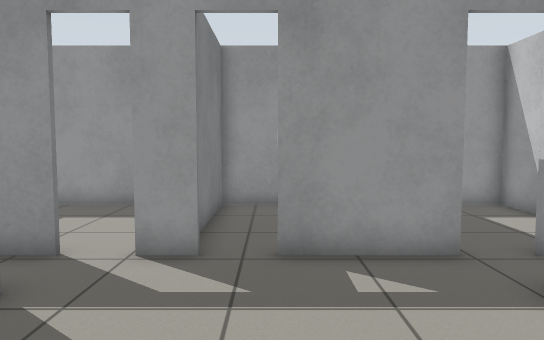
View 1 (above)

20 first-person views from a walk through a Gazebo world. The camera is 0.99 m above the floor, tilts 4° down and sees 70° across. The floor is counted in squares, 0.5 m on a side. Each view is taken from the middle of a square. On the plan, view 1 faces up. The plan holds only what a view shows up to about 19 squares ahead; the rest is blank.

View 2
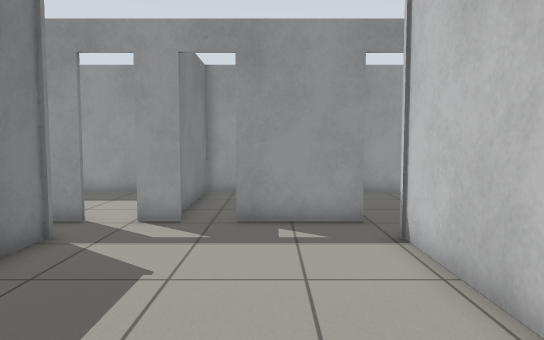

View 3
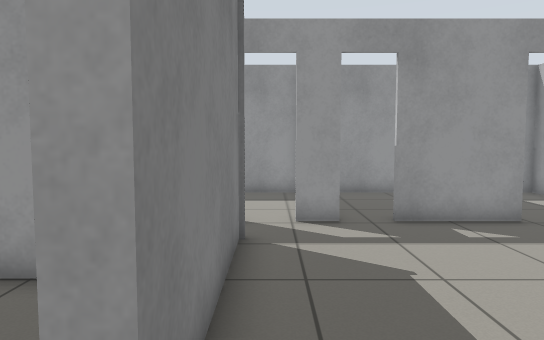

View 4
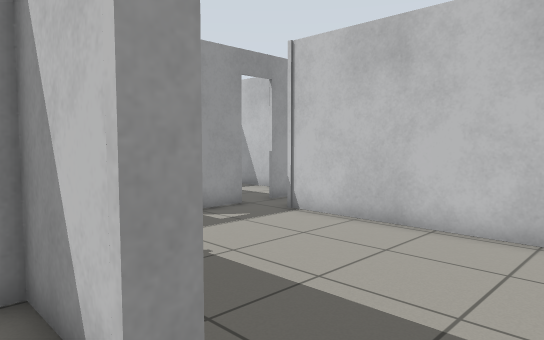

View 5
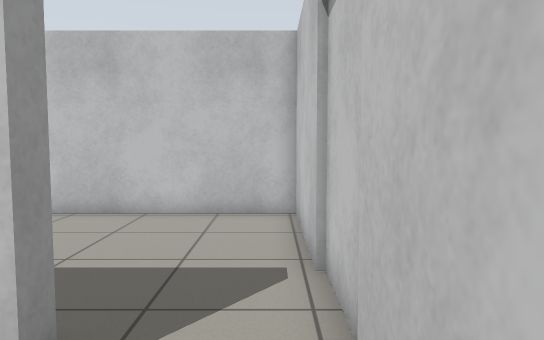

View 6
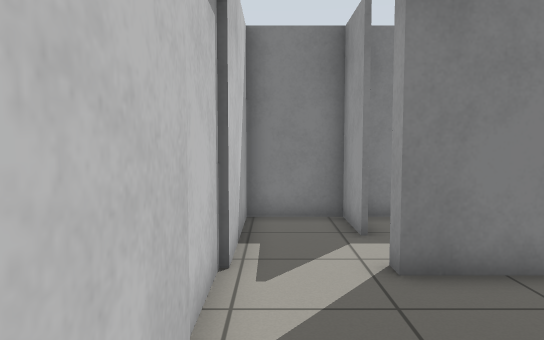

View 7
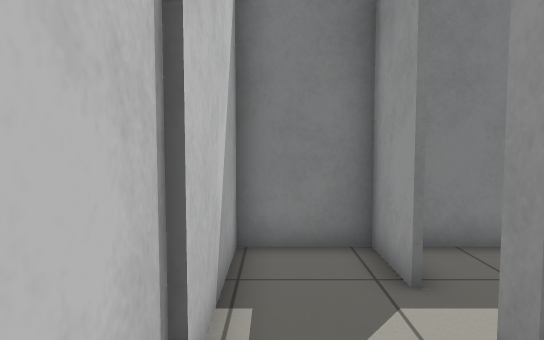

View 8
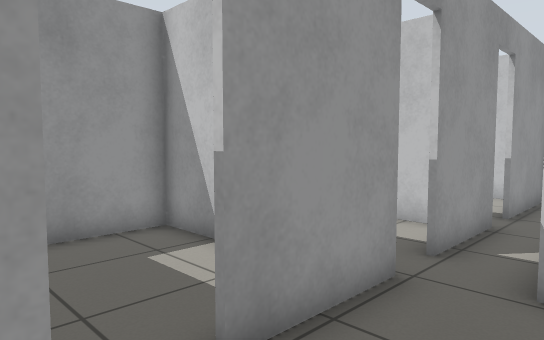

View 9
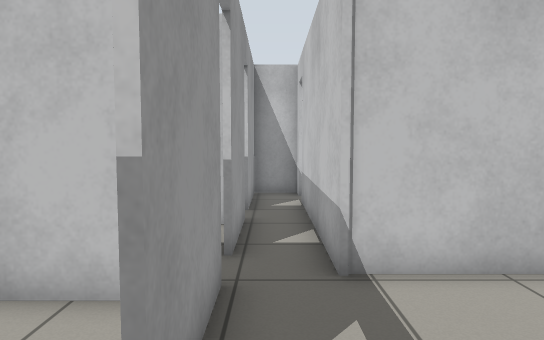

View 10
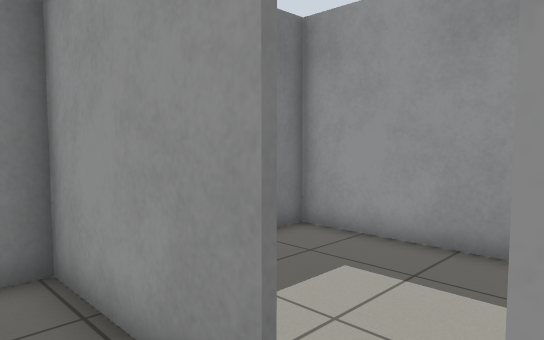

View 11
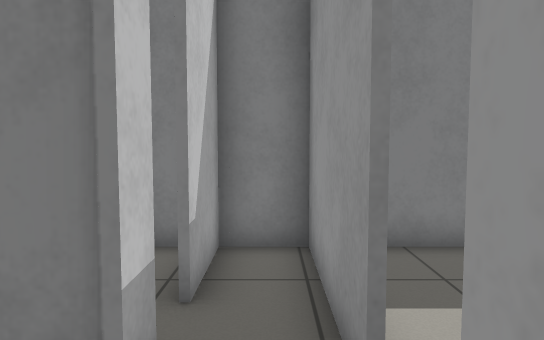

View 12
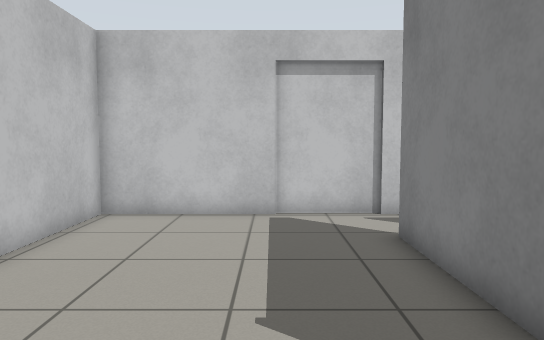

View 13
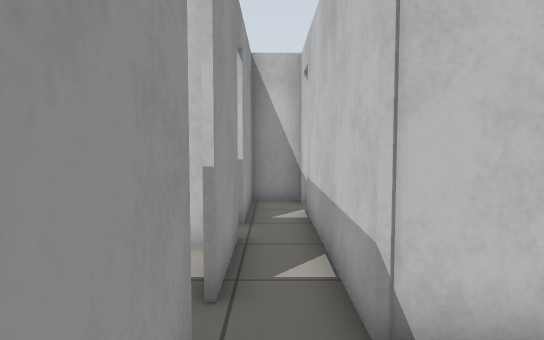

View 14
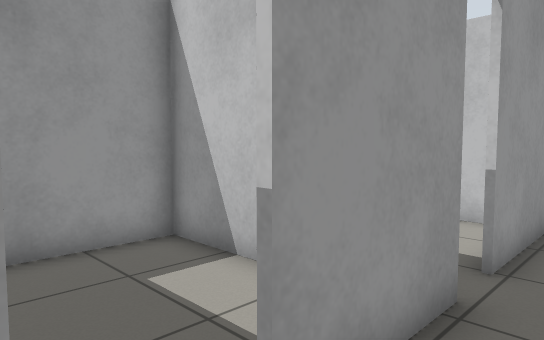

View 15
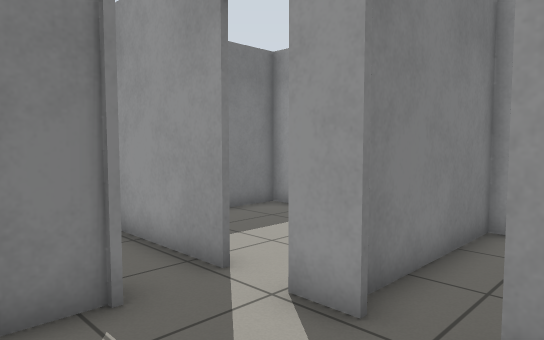

View 16
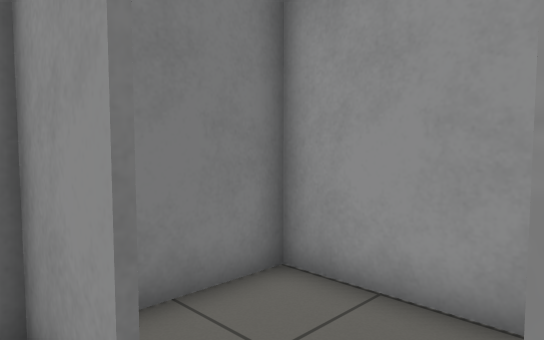

View 17
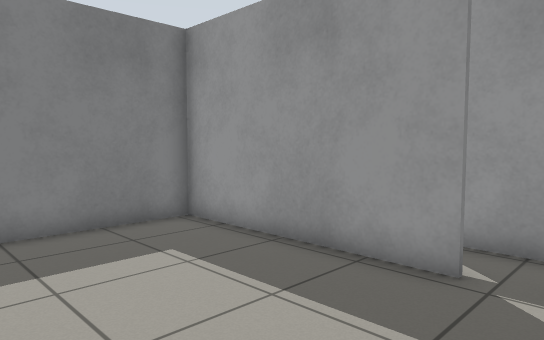

View 18
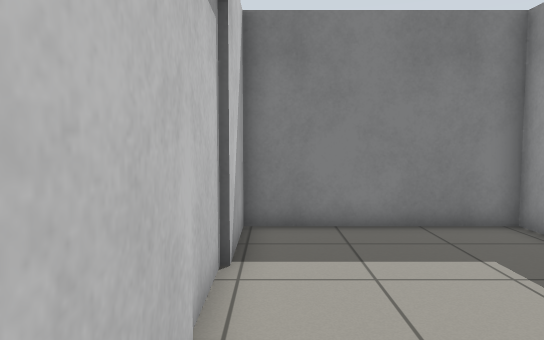

View 19
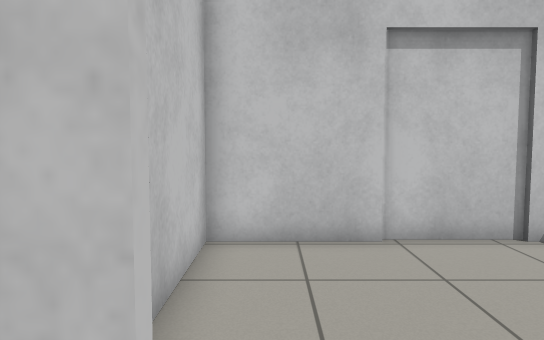

View 20
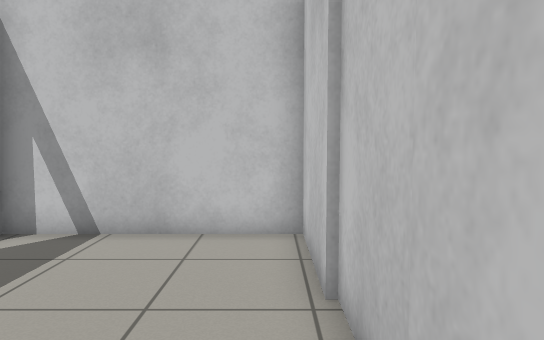

### Floor plan
Points are (right, up) in squares from view 1. A wall is a line through its corners. A room is listed if a view was taken in it or the views show most of it. See-through windows are left out.
Room 1 (views 1, 2, 3, 6, 7, 8, 9, 10, 11, 12, 13, 14, 15)
walls: (-1.2, 6.7) (-2.5, 6.7); (-4.4, 5) (-3.7, 5) (-3.7, -1.1); (3.4, 6.7) (0, 6.7); (-3.8, 6.7) (-8.3, 6.7) (-8.3, 5) (-5.6, 5); (-3.6, -3.7) (3.7, -3.7) (3.7, 5) (11, 5); (-8.3, 4.2) (-8.3, 3.8); (8, 6.7) (4.6, 6.7); (11.6, 6.7) (9.2, 6.7)
ways out: opening at (-4, -2.5) to room 2; opening at (10.5, 6) to room 4; opening at (-3, 7) to room 5; opening at (-0.5, 7) to room 6; opening at (4, 7) to room 7; opening at (8.5, 7)
Room 2 (views 4, 5, 16)
walls: (-6.1, -1.1) (-8.3, -1.1) (-8.3, -3.7) (-3.6, -3.7); (-3.7, -1.1) (-4.2, -1.1)
ways out: opening at (-4, -2.5) to room 1; opening at (-5.5, -1) to room 8
Room 3 (views 17, 18, 20)
walls: (11.1, 4.9) (3.9, 4.9) (3.9, -1.7) (6.9, -1.7); (9.8, -1.7) (13.3, -1.7) (13.3, 5.5); (6.8, -1.8) (9.9, -1.8)
ways out: opening at (12, 5) to room 4
Room 4 (view 19)
walls: (12.2, 5) (13, 5); (13.3, 5.5) (13.3, 6.7) (11.6, 6.7)
ways out: opening at (10.5, 6) to room 1; opening at (12, 5) to room 3
Room 5 (no view inside)
walls: (-8.3, 9.8) (-8.3, 8.1); (-2, 12.3) (-8.3, 12.3) (-8.3, 10.4)
ways out: opening at (-3, 7) to room 1
Room 6 (no view inside)
walls: (2.7, 10.4) (2.7, 12.3) (-2, 12.3); (-1.6, 12.4) (-1.6, 7.2); (2.7, 7.9) (2.7, 9.5)
ways out: opening at (-0.5, 7) to room 1
Room 7 (no view inside)
walls: (7.3, 9.5) (7.3, 12.3) (4.2, 12.3); (7.3, 7.9) (7.3, 8.9)
ways out: opening at (4, 7) to room 1
Room 8 (no view inside)
walls: (-3.8, -0.1) (-3.8, 2.5) (-8.3, 2.5) (-8.3, -0.5)
ways out: opening at (-5.5, -1) to room 2

Where each view was taken, in squares from view 1:
view 1: 0 up, 0 right, facing up
view 2: 3 down, 1 right, facing up
view 3: 3 down, 3 left, facing up
view 4: 3 down, 5 left, facing up-right
view 5: 3 down, 7 left, facing right
view 6: 3 down, 2 right, facing left
view 7: 3 down, 1 left, facing left
view 8: 4 up, 2 left, facing up-right
view 9: 6 up, 2 left, facing right
view 10: 5 up, 2 left, facing up-left
view 11: 6 up, 1 left, facing left
view 12: 7 up, 1 left, facing down
view 13: 6 up, 0 right, facing right
view 14: 5 up, 3 right, facing up-right
view 15: 3 up, 1 right, facing up-left
view 16: 2 down, 4 left, facing up-left
view 17: 1 down, 13 right, facing up-left
view 18: 1 down, 13 right, facing left
view 19: 6 up, 12 right, facing down
view 20: 1 down, 5 right, facing right
